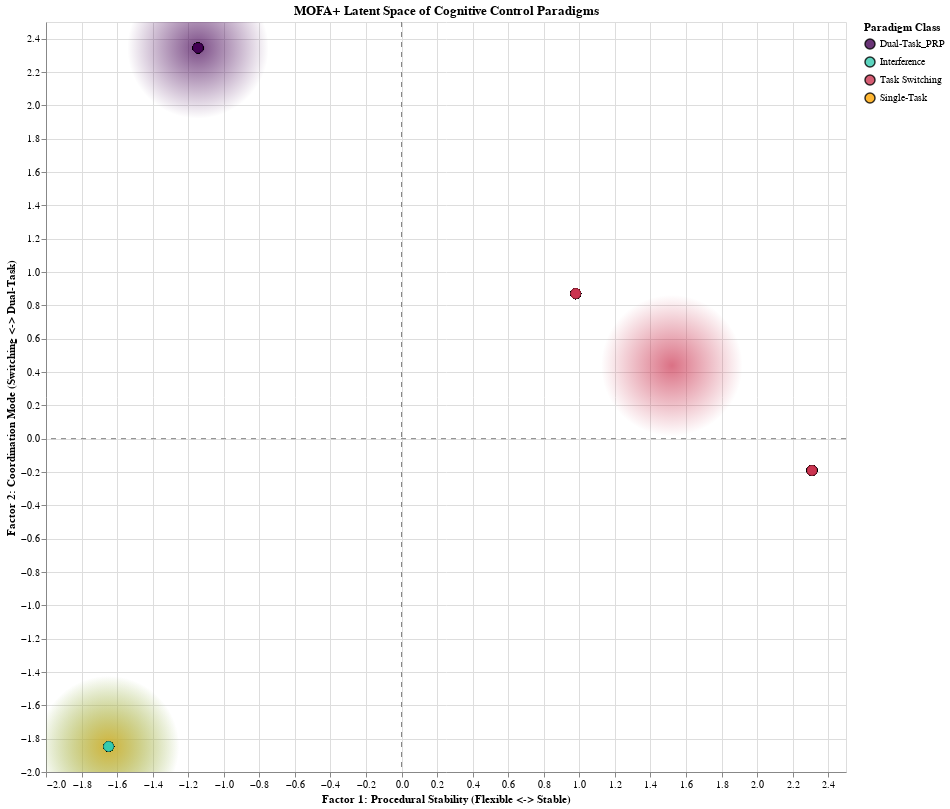

The notebook cell saved with this chart:
### Markdown cell above
The plot below is the direct analog of the PCA scatter plot. Each point is an experimental condition, plotted in the space defined by the latent factors. We color by the paradigm class (group) assigned during preprocessing to see if the factors successfully separate these classes.

### Code cell
import altair as alt
import numpy as np

# Helper function from your notebook to handle colors
def hex_to_rgb(h):
    h = h.lstrip('#')
    return tuple(int(h[i:i+2], 16) for i in (0, 2, 4))

# --- Step 1: Load the Model and Preprocess the Data ---

# Load the trained MOFA+ model
# Replace with the actual path to your model file
model_filepath = f"mofa_models/cognitive_control_conditions_ard_factors_{ard_factors}_model.hdf5" 
model = mfx.mofa_model(model_filepath)

# Load the raw data from the CSV
csv_path = 'data/super_experiment_design_space.csv'
df_raw = pd.read_csv(csv_path)

# Preprocess the data to get rich metadata (same as your PCA notebook)
# This gives us the 'Paradigm' column and other cleaned features
_, _, _, df_processed = au.preprocess(df_raw)

# Get the factor scores from the MOFA model
factors_df = model.get_factors(df=True)

# --- Step 2: Create the final DataFrame for plotting ---

# Merge the processed metadata with the MOFA factor scores
# Use reset_index to ensure a clean merge on row position
mofa_plot_df = pd.concat([
    df_processed.reset_index(drop=True), 
    factors_df.reset_index(drop=True)
], axis=1)

# To reuse your Altair code with minimal changes, we'll rename the factor columns
# This is a bridge between the MOFA output and your existing plot template
#mofa_plot_df.rename(columns={'Factor1': 'PC1', 'Factor2': 'PC2'}, inplace=True)

# --- Step 3: Calculate Centroids for the new Factor Space ---

# Calculate centroids based on the new PC (Factor) scores
centroids = mofa_plot_df.groupby('Paradigm')[['Factor1', 'Factor2']].mean().reset_index()
centroids['Point Type'] = 'Centroid'

# Add a 'Point Type' column to the main dataframe
mofa_plot_df['Point Type'] = 'Empirical Data'

# Combine the empirical data with the centroid data
final_plot_df = pd.concat([mofa_plot_df, centroids], ignore_index=True)

# Add display-friendly columns for the tooltip
final_plot_df['Inter-task SOA (Display)'] = final_plot_df['Inter-task SOA'].apply(lambda x: f"{int(x)}ms" if pd.notna(x) and x!=0 else 'N/A')
final_plot_df['Distractor SOA (Display)'] = final_plot_df['Distractor SOA'].apply(lambda x: f"{int(x)}ms" if pd.notna(x) and x!=0 else 'N/A')

# --- Step 4: Adapt and Create the Altair Chart ---

# Define the color scheme (same as your notebook)
paradigm_colors = alt.Scale(domain=['Dual-Task_PRP', 'Interference', 'Task Switching', 'Single-Task'], 
                            range=['#440154', '#34CBAF', '#CB3450', '#FFA500'])

# Define Tooltip Columns (same as your notebook)
tooltip_cols = [
    alt.Tooltip('Experiment:N', title='Experiment'),
    alt.Tooltip('Paradigm:N', title='Paradigm Class'),
    alt.Tooltip('Task 2 Response Probability:Q', title='T2 Response Probability', format='.2f'),
    alt.Tooltip('Inter-task SOA (Display):N', title='Inter-task SOA'),
    alt.Tooltip('Distractor SOA (Display):N', title='Distractor SOA'),
    alt.Tooltip('Task 1 CSI:Q', title='T1 CSI', format='.0f'),
    alt.Tooltip('RSI:Q', title='RSI', format='.0f'),
    alt.Tooltip('Switch Rate:Q', title='Switch Rate (%)', format='.1f'),
    alt.Tooltip('Trial Transition Type:N', title='Transition Type'),
    alt.Tooltip('Stimulus-Stimulus Congruency:N', title='S-S Congruency'),
    alt.Tooltip('Stimulus-Response Congruency:N', title='S-R Congruency'),
    alt.Tooltip('Response Set Overlap:N', title='Response Set Overlap'),
    alt.Tooltip('Task 1 Difficulty:Q', title='T1 Difficulty', format='.1f'),
    alt.Tooltip('Task 2 Difficulty:Q', title='T2 Difficulty', format='.1f'),
]

# --- Create the Layered Altair Chart (No Interpolation) ---
chart_layers = []

# Layer 1: Centroids with radial gradient
for category, hex_color in zip(paradigm_colors.domain, paradigm_colors.range):
    r, g, b = hex_to_rgb(hex_color)
    transparent_rgba = f'rgba({r}, {g}, {b}, 0)'
    layer = alt.Chart(final_plot_df).mark_circle(size=20000).encode(
        x='Factor1:Q',
        y='Factor2:Q',
        color=alt.value({"gradient": "radial", "stops": [{"offset": 0, "color": hex_color}, {"offset": 1, "color": transparent_rgba}]})
    ).transform_filter(
        (alt.datum.Paradigm == category) & (alt.datum['Point Type'] == 'Centroid')
    )
    chart_layers.append(layer)

# Layer 2: Empirical Data Points
empirical_chart = alt.Chart(final_plot_df).mark_circle(
    size=100,
    opacity=0.8,
    stroke='black',
    strokeWidth=0.2
).encode(
    # *** CRITICAL CHANGE: Updated axis titles with conceptual interpretation ***
    x=alt.X('Factor1:Q', title='Factor 1: Procedural Stability (Flexible <-> Stable)'),
    y=alt.Y('Factor2:Q', title='Factor 2: Coordination Mode (Switching <-> Dual-Task)'),
    color=alt.Color('Paradigm:N', title='Paradigm Class', scale=paradigm_colors),
    tooltip=tooltip_cols
).transform_filter(
    alt.datum['Point Type'] == 'Empirical Data'
)
chart_layers.append(empirical_chart)

# Layer 3: Zero Lines
zero_line_h = alt.Chart(pd.DataFrame({'y': [0]})).mark_rule(strokeDash=[5,5], color='grey').encode(y='y')
zero_line_v = alt.Chart(pd.DataFrame({'x': [0]})).mark_rule(strokeDash=[5,5], color='grey').encode(x='x')
chart_layers.append(zero_line_h)
chart_layers.append(zero_line_v)

# Combine layers
final_mofa_chart = alt.layer(*chart_layers).properties(
    title='MOFA+ Latent Space of Cognitive Control Paradigms',
    width=800,
    height=750
).interactive()

# Save and display
final_mofa_chart.save('mofa_factor_space.html')
final_mofa_chart

### Figure 1 — Vega-Lite specification as saved in the notebook (floating-point values rounded to 4 significant figures; data arrays with more than 128 entries replaced by an {"elided": "..."} marker saying what was removed)
{"config": {"view": {"continuousWidth": 300, "continuousHeight": 300}}, "layer": [{"data": {"name": "data-ae41584d9396278ece923a8a001a747d"}, "mark": {"type": "circle", "size": 20000}, "encoding": {"color": {"value": {"gradient": "radial", "stops": [{"color": "#440154", "offset": 0}, {"color": "rgba(68, 1, 84, 0)", "offset": 1}]}}, "x": {"field": "Factor1", "type": "quantitative"}, "y": {"field": "Factor2", "type": "quantitative"}}, "name": "view_2", "transform": [{"filter": "((datum.Paradigm === 'Dual-Task_PRP') && (datum['Point Type'] === 'Centroid'))"}]}, {"data": {"name": "data-ae41584d9396278ece923a8a001a747d"}, "mark": {"type": "circle", "size": 20000}, "encoding": {"color": {"value": {"gradient": "radial", "stops": [{"color": "#34CBAF", "offset": 0}, {"color": "rgba(52, 203, 175, 0)", "offset": 1}]}}, "x": {"field": "Factor1", "type": "quantitative"}, "y": {"field": "Factor2", "type": "quantitative"}}, "transform": [{"filter": "((datum.Paradigm === 'Interference') && (datum['Point Type'] === 'Centroid'))"}]}, {"data": {"name": "data-ae41584d9396278ece923a8a001a747d"}, "mark": {"type": "circle", "size": 20000}, "encoding": {"color": {"value": {"gradient": "radial", "stops": [{"color": "#CB3450", "offset": 0}, {"color": "rgba(203, 52, 80, 0)", "offset": 1}]}}, "x": {"field": "Factor1", "type": "quantitative"}, "y": {"field": "Factor2", "type": "quantitative"}}, "transform": [{"filter": "((datum.Paradigm === 'Task Switching') && (datum['Point Type'] === 'Centroid'))"}]}, {"data": {"name": "data-ae41584d9396278ece923a8a001a747d"}, "mark": {"type": "circle", "size": 20000}, "encoding": {"color": {"value": {"gradient": "radial", "stops": [{"color": "#FFA500", "offset": 0}, {"color": "rgba(255, 165, 0, 0)", "offset": 1}]}}, "x": {"field": "Factor1", "type": "quantitative"}, "y": {"field": "Factor2", "type": "quantitative"}}, "transform": [{"filter": "((datum.Paradigm === 'Single-Task') && (datum['Point Type'] === 'Centroid'))"}]}, {"data": {"name": "data-ae41584d9396278ece923a8a001a747d"}, "mark": {"type": "circle", "opacity": 0.8, "size": 100, "stroke": "black", "strokeWidth": 0.2}, "encoding": {"color": {"field": "Paradigm", "scale": {"domain": ["Dual-Task_PRP", "Interference", "Task Switching", "Single-Task"], "range": ["#440154", "#34CBAF", "#CB3450", "#FFA500"]}, "title": "Paradigm Class", "type": "nominal"}, "tooltip": [{"field": "Experiment", "title": "Experiment", "type": "nominal"}, {"field": "Paradigm", "title": "Paradigm Class", "type": "nominal"}, {"field": "Task 2 Response Probability", "format": ".2f", "title": "T2 Response Probability", "type": "quantitative"}, {"field": "Inter-task SOA (Display)", "title": "Inter-task SOA", "type": "nominal"}, {"field": "Distractor SOA (Display)", "title": "Distractor SOA", "type": "nominal"}, {"field": "Task 1 CSI", "format": ".0f", "title": "T1 CSI", "type": "quantitative"}, {"field": "RSI", "format": ".0f", "title": "RSI", "type": "quantitative"}, {"field": "Switch Rate", "format": ".1f", "title": "Switch Rate (%)", "type": "quantitative"}, {"field": "Trial Transition Type", "title": "Transition Type", "type": "nominal"}, {"field": "Stimulus-Stimulus Congruency", "title": "S-S Congruency", "type": "nominal"}, {"field": "Stimulus-Response Congruency", "title": "S-R Congruency", "type": "nominal"}, {"field": "Response Set Overlap", "title": "Response Set Overlap", "type": "nominal"}, {"field": "Task 1 Difficulty", "format": ".1f", "title": "T1 Difficulty", "type": "quantitative"}, {"field": "Task 2 Difficulty", "format": ".1f", "title": "T2 Difficulty", "type": "quantitative"}], "x": {"field": "Factor1", "title": "Factor 1: Procedural Stability (Flexible <-> Stable)", "type": "quantitative"}, "y": {"field": "Factor2", "title": "Factor 2: Coordination Mode (Switching <-> Dual-Task)", "type": "quantitative"}}, "transform": [{"filter": "(datum['Point Type'] === 'Empirical Data')"}]}, {"data": {"name": "data-a0a55d106695e8d630baff0f16eee66d"}, "mark": {"type": "rule", "color": "grey", "strokeDash": [5, 5]}, "encoding": {"y": {"field": "y", "type": "quantitative"}}}, {"data": {"name": "data-d285a7403ed98ae579761d64a864032b"}, "mark": {"type": "rule", "color": "grey", "strokeDash": [5, 5]}, "encoding": {"x": {"field": "x", "type": "quantitative"}}}], "height": 750, "params": [{"name": "param_1", "select": {"type": "interval", "encodings": ["x", "y"]}, "bind": "scales", "views": ["view_2"]}], "title": "MOFA+ Latent Space of Cognitive Control Paradigms", "width": 800, "$schema": "https://vega.github.io/schema/vega-lite/v5.20.1.json", "datasets": {"data-ae41584d9396278ece923a8a001a747d": {"elided": "353 records"}, "data-a0a55d106695e8d630baff0f16eee66d": [{"y": 0}], "data-d285a7403ed98ae579761d64a864032b": [{"x": 0}]}}
